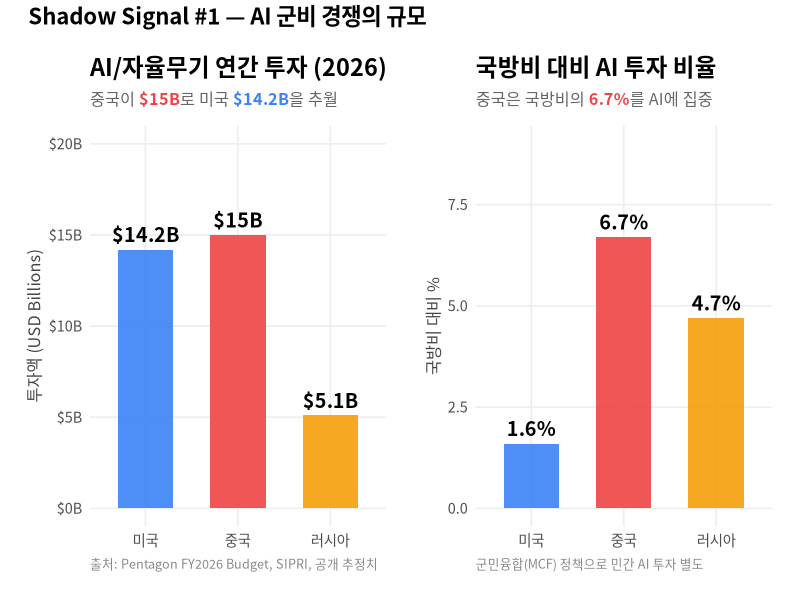
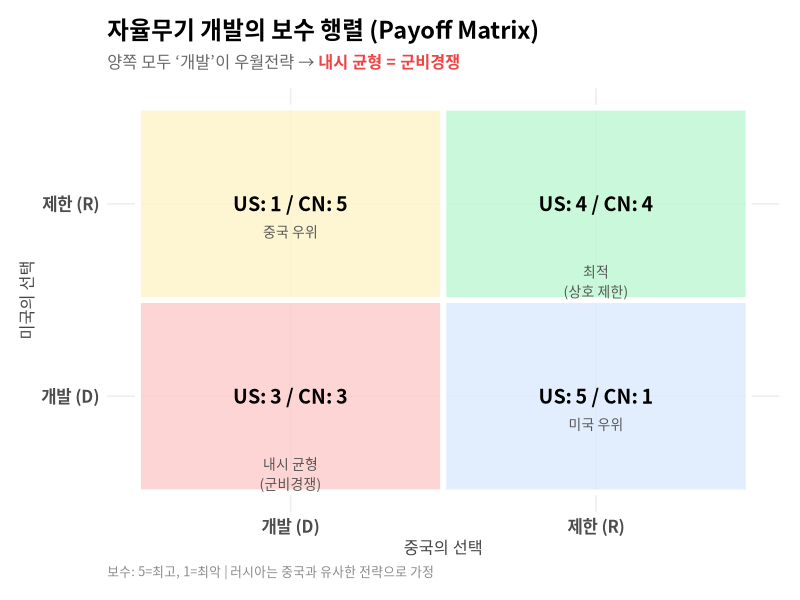
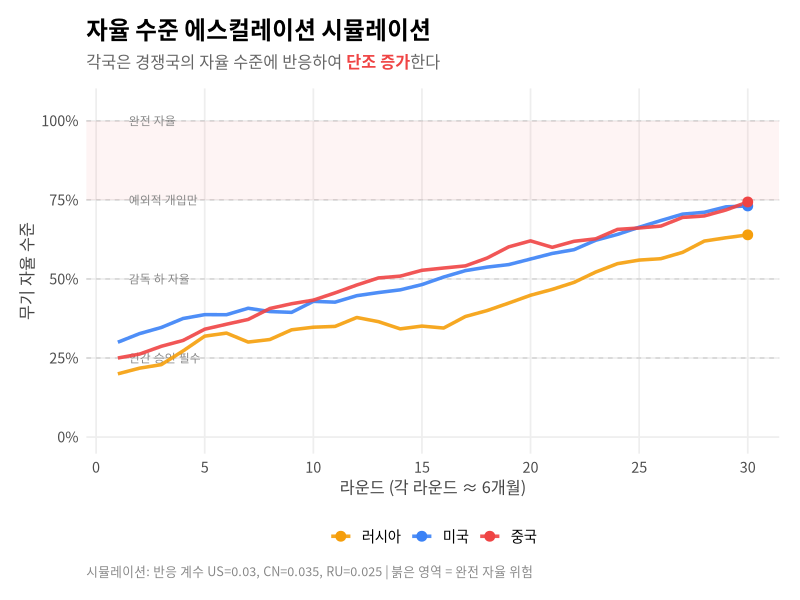
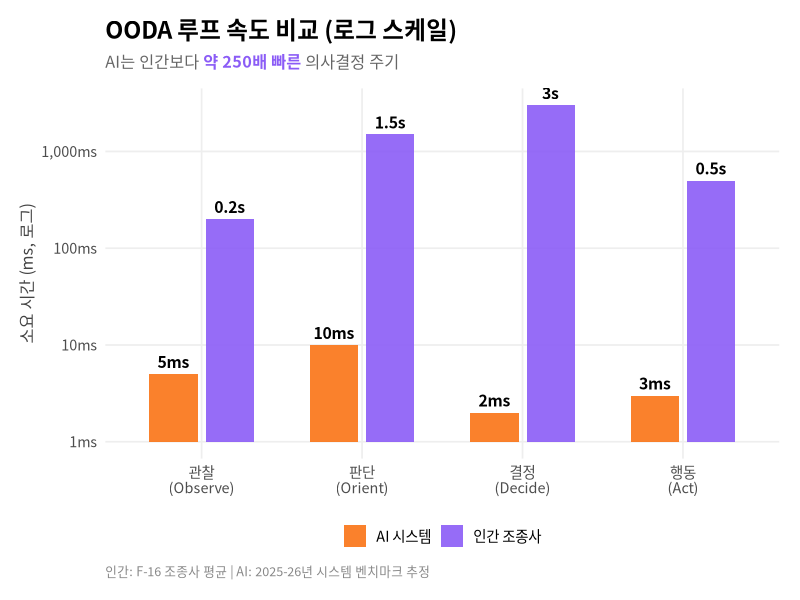
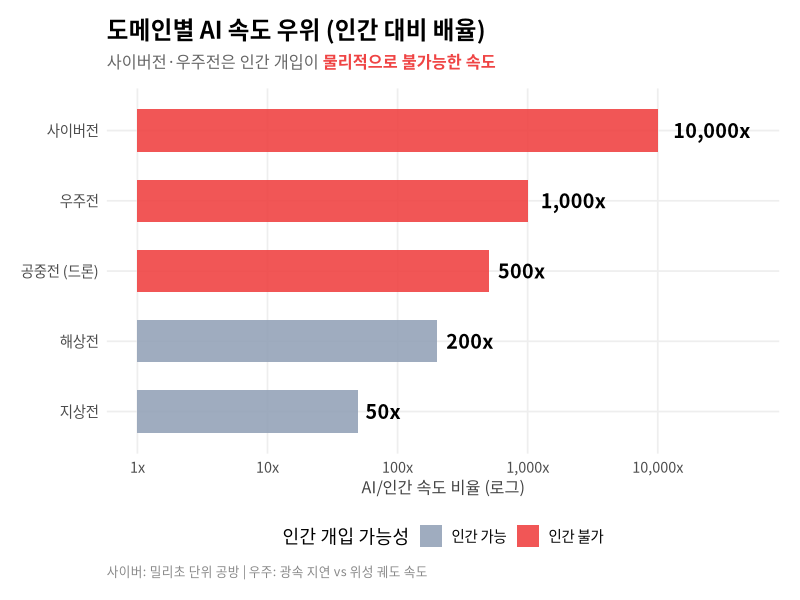
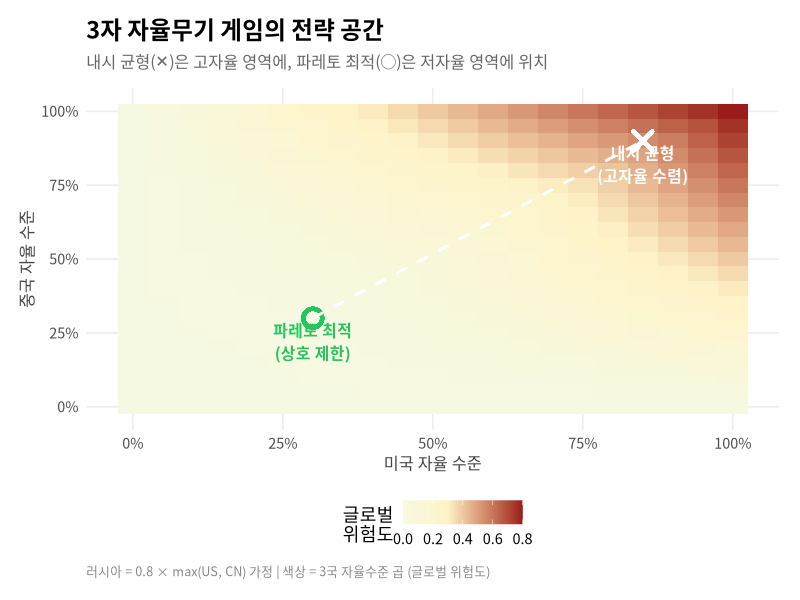
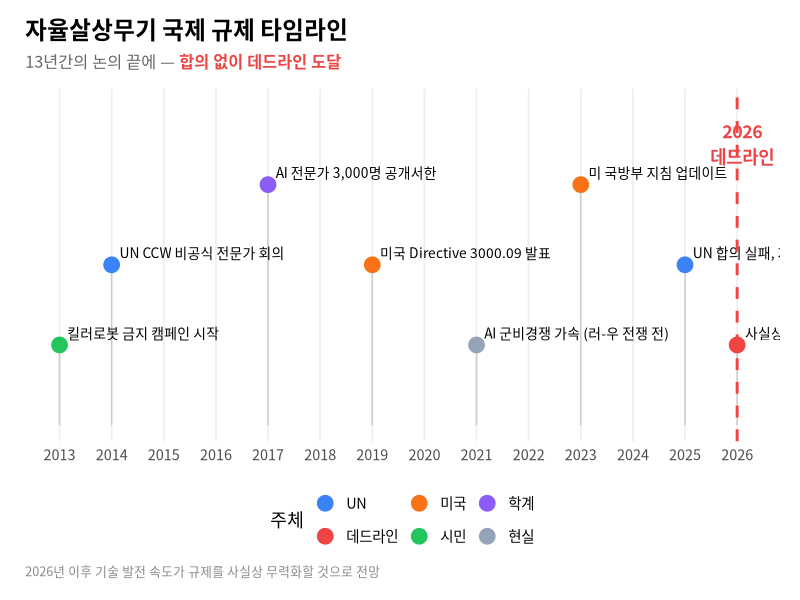
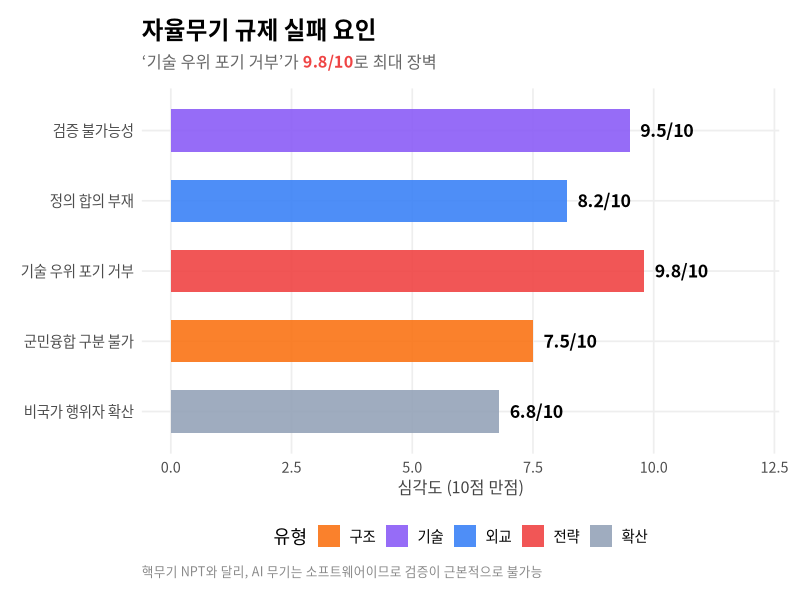

Here is the R script that generated these plots, in order:
## ---- chunk 1
library(ggplot2)
library(dplyr)
library(tidyr)
library(patchwork)
library(scales)
library(knitr)
library(kableExtra)
library(ggtext)

theme_shadow <- function(base_size = 13) {
  theme_minimal(base_size = base_size, base_family = "Noto Sans CJK KR") +
    theme(
      plot.title = element_text(face = "bold", size = rel(1.3), margin = margin(b = 8)),
      plot.subtitle = element_markdown(color = "#666666", size = rel(0.9), margin = margin(b = 12)),
      panel.grid.minor = element_blank(),
      panel.grid.major = element_line(color = "#eeeeee"),
      legend.position = "bottom",
      axis.title = element_text(size = rel(0.9), color = "#444444"),
      plot.caption = element_text(color = "#888888", size = rel(0.7), hjust = 0),
      plot.margin = margin(15, 15, 15, 15)
    )
}

pal <- list(
  us = "#3b82f6", china = "#ef4444", russia = "#f59e0b",
  dark = "#1e293b", grey = "#94a3b8", green = "#22c55e",
  purple = "#8b5cf6", orange = "#f97316"
)
## ---- chunk 2
#| fig-cap: "미·중·러 AI 군사 투자 규모 (2026 회계연도)"
#| label: fig-budget

budget <- data.frame(
  country = factor(c("미국", "중국", "러시아"), levels = c("미국", "중국", "러시아")),
  total_defense = c(886, 225, 109),
  ai_autonomous = c(14.2, 15.0, 5.1),
  ai_pct = c(1.6, 6.7, 4.7)
)

p1 <- ggplot(budget, aes(x = country, y = ai_autonomous, fill = country)) +
  geom_col(width = 0.6, alpha = 0.9) +
  geom_text(aes(label = paste0("$", ai_autonomous, "B")),
            vjust = -0.5, fontface = "bold", size = 5, family = "Noto Sans CJK KR") +
  scale_fill_manual(values = c(pal$us, pal$china, pal$russia)) +
  scale_y_continuous(limits = c(0, 20), labels = dollar_format(suffix = "B")) +
  labs(title = "AI/자율무기 연간 투자 (2026)",
       subtitle = "중국이 <span style='color:#ef4444'>**$15B**</span>로 미국 <span style='color:#3b82f6'>**$14.2B**</span>을 추월",
       x = NULL, y = "투자액 (USD Billions)",
       caption = "출처: Pentagon FY2026 Budget, SIPRI, 공개 추정치") +
  theme_shadow() +
  theme(legend.position = "none")

p2 <- ggplot(budget, aes(x = country, y = ai_pct, fill = country)) +
  geom_col(width = 0.6, alpha = 0.9) +
  geom_text(aes(label = paste0(ai_pct, "%")),
            vjust = -0.5, fontface = "bold", size = 5, family = "Noto Sans CJK KR") +
  scale_fill_manual(values = c(pal$us, pal$china, pal$russia)) +
  scale_y_continuous(limits = c(0, 9)) +
  labs(title = "국방비 대비 AI 투자 비율",
       subtitle = "중국은 국방비의 <span style='color:#ef4444'>**6.7%**</span>를 AI에 집중",
       x = NULL, y = "국방비 대비 %",
       caption = "군민융합(MCF) 정책으로 민간 AI 투자 별도") +
  theme_shadow() +
  theme(legend.position = "none")

p1 + p2 + plot_annotation(
  title = "Shadow Signal #1 — AI 군비 경쟁의 규모",
  theme = theme(plot.title = element_text(face = "bold", size = 16, family = "Noto Sans CJK KR"))
)
## ---- chunk 3
#| label: tbl-weapons

weapons <- data.frame(
  국가 = c("미국", "미국", "미국", "중국", "중국", "중국", "러시아", "러시아"),
  체계 = c("Replicator 드론", "Phantom 휴머노이드", "Anduril ALTIUS",
           "九天 드론 모함", "200대 군집 드론", "RoboWolf 사족보행",
           "Lancet 자율드론", "S-70 Okhotnik"),
  유형 = c("자율 군집", "지상 로봇", "순항 무인기",
           "드론 캐리어", "군집 자율", "전투 로봇",
           "자율 공격", "스텔스 폭격"),
  자율수준 = c("감독 하 자율", "원격+자율", "반자율",
               "완전 자율", "완전 자율", "원격 조종",
               "완전 자율", "반자율"),
  상태 = c("배치 중", "우크라이나 투입", "양산",
           "시험 중", "테스트 성공", "양산 $69M 투자",
           "실전 사용 중", "시험비행")
)

kable(weapons, align = "c",
      caption = "3국 주요 자율무기 체계 (2026년 기준)") |>
  kable_styling(bootstrap_options = c("striped", "hover", "condensed"),
                full_width = TRUE, font_size = 13) |>
  row_spec(0, bold = TRUE, background = "#1e293b", color = "white") |>
  column_spec(1, bold = TRUE) |>
  row_spec(1:3, background = "#eff6ff") |>
  row_spec(4:6, background = "#fef2f2") |>
  row_spec(7:8, background = "#fffbeb")
## ---- chunk 4
#| fig-cap: "자율무기 개발의 2자 게임 보수 행렬"
#| label: fig-payoff

payoff <- expand.grid(
  US = c("개발 (D)", "제한 (R)"),
  China = c("개발 (D)", "제한 (R)")
)
payoff$US_payoff <- c(3, 1, 5, 4)
payoff$China_payoff <- c(3, 5, 1, 4)
payoff$label <- paste0("US: ", payoff$US_payoff, " / CN: ", payoff$China_payoff)
payoff$cell_type <- c("내시 균형\n(군비경쟁)", "중국 우위", "미국 우위", "최적\n(상호 제한)")

ggplot(payoff, aes(x = China, y = US)) +
  geom_tile(aes(fill = cell_type), color = "white", linewidth = 2, alpha = 0.8) +
  geom_text(aes(label = label), size = 5, fontface = "bold", family = "Noto Sans CJK KR") +
  geom_text(aes(label = cell_type), size = 3.5, vjust = 3, color = "#555555",
            family = "Noto Sans CJK KR") +
  scale_fill_manual(values = c("내시 균형\n(군비경쟁)" = "#fecaca",
                                "중국 우위" = "#fef3c7",
                                "미국 우위" = "#dbeafe",
                                "최적\n(상호 제한)" = "#bbf7d0")) +
  labs(title = "자율무기 개발의 보수 행렬 (Payoff Matrix)",
       subtitle = "양쪽 모두 '개발'이 우월전략 → <span style='color:#ef4444'>**내시 균형 = 군비경쟁**</span>",
       x = "중국의 선택", y = "미국의 선택",
       caption = "보수: 5=최고, 1=최악 | 러시아는 중국과 유사한 전략으로 가정") +
  theme_shadow() +
  theme(legend.position = "none",
        axis.text = element_text(size = 12, face = "bold"),
        panel.grid = element_blank())
## ---- chunk 5
#| fig-cap: "자율 수준 에스컬레이션 시뮬레이션 (30라운드)"
#| label: fig-escalation

set.seed(42)
rounds <- 30
n_countries <- 3

sim <- data.frame(
  round = rep(1:rounds, n_countries),
  country = rep(c("미국", "중국", "러시아"), each = rounds),
  autonomy = 0
)

us_a <- cn_a <- ru_a <- numeric(rounds)
us_a[1] <- 0.3; cn_a[1] <- 0.25; ru_a[1] <- 0.2

for (i in 2:rounds) {
  max_rival_us <- max(cn_a[i-1], ru_a[i-1])
  max_rival_cn <- max(us_a[i-1], ru_a[i-1])
  max_rival_ru <- max(us_a[i-1], cn_a[i-1])

  us_a[i] <- min(1, us_a[i-1] + 0.03 * (max_rival_us - us_a[i-1] + 0.5) + rnorm(1, 0, 0.01))
  cn_a[i] <- min(1, cn_a[i-1] + 0.035 * (max_rival_cn - cn_a[i-1] + 0.5) + rnorm(1, 0, 0.012))
  ru_a[i] <- min(1, ru_a[i-1] + 0.025 * (max_rival_ru - ru_a[i-1] + 0.4) + rnorm(1, 0, 0.015))
}

sim$autonomy[sim$country == "미국"] <- us_a
sim$autonomy[sim$country == "중국"] <- cn_a
sim$autonomy[sim$country == "러시아"] <- ru_a

labels_df <- data.frame(
  y = c(0.25, 0.5, 0.75, 1.0),
  label = c("인간 승인 필수", "감독 하 자율", "예외적 개입만", "완전 자율")
)

ggplot(sim, aes(x = round, y = autonomy, color = country)) +
  geom_hline(yintercept = c(0.25, 0.5, 0.75, 1.0),
             linetype = "dashed", color = "#cccccc", linewidth = 0.4) +
  annotate("rect", xmin = -Inf, xmax = Inf, ymin = 0.75, ymax = 1.0,
           fill = "#ef4444", alpha = 0.06) +
  annotate("text", x = 1.5, y = c(0.25, 0.5, 0.75, 1.0),
           label = c("인간 승인 필수", "감독 하 자율", "예외적 개입만", "완전 자율"),
           hjust = 0, size = 3, color = "#888888", family = "Noto Sans CJK KR") +
  geom_line(linewidth = 1.2, alpha = 0.9) +
  geom_point(data = sim |> filter(round == rounds), size = 3) +
  scale_color_manual(values = c("미국" = pal$us, "중국" = pal$china, "러시아" = pal$russia)) +
  scale_y_continuous(limits = c(0, 1.05), labels = percent_format()) +
  scale_x_continuous(breaks = seq(0, 30, 5)) +
  labs(title = "자율 수준 에스컬레이션 시뮬레이션",
       subtitle = "각국은 경쟁국의 자율 수준에 반응하여 <span style='color:#ef4444'>**단조 증가**</span>한다",
       x = "라운드 (각 라운드 ≈ 6개월)", y = "무기 자율 수준",
       color = NULL,
       caption = "시뮬레이션: 반응 계수 US=0.03, CN=0.035, RU=0.025 | 붉은 영역 = 완전 자율 위험") +
  theme_shadow()
## ---- chunk 6
#| fig-cap: "OODA 루프 속도: 인간 vs AI"
#| label: fig-ooda

ooda <- data.frame(
  단계 = factor(rep(c("관찰\n(Observe)", "판단\n(Orient)", "결정\n(Decide)", "행동\n(Act)"), 2),
               levels = c("관찰\n(Observe)", "판단\n(Orient)", "결정\n(Decide)", "행동\n(Act)")),
  주체 = rep(c("인간 조종사", "AI 시스템"), each = 4),
  시간_ms = c(200, 1500, 3000, 500,  # 인간
              5, 10, 2, 3)            # AI
)

ggplot(ooda, aes(x = 단계, y = 시간_ms, fill = 주체)) +
  geom_col(position = position_dodge(width = 0.7), width = 0.6, alpha = 0.9) +
  geom_text(aes(label = ifelse(시간_ms > 100,
                                paste0(round(시간_ms/1000, 1), "s"),
                                paste0(시간_ms, "ms"))),
            position = position_dodge(width = 0.7), vjust = -0.5,
            size = 4, fontface = "bold", family = "Noto Sans CJK KR") +
  scale_fill_manual(values = c(pal$orange, pal$purple)) +
  scale_y_log10(labels = comma_format(suffix = "ms"),
                breaks = c(1, 10, 100, 1000, 5000)) +
  labs(title = "OODA 루프 속도 비교 (로그 스케일)",
       subtitle = "AI는 인간보다 <span style='color:#8b5cf6'>**약 250배 빠른**</span> 의사결정 주기",
       x = NULL, y = "소요 시간 (ms, 로그)",
       fill = NULL,
       caption = "인간: F-16 조종사 평균 | AI: 2025-26년 시스템 벤치마크 추정") +
  theme_shadow()
## ---- chunk 7
#| fig-cap: "전투 도메인별 인간 대비 AI 의사결정 속도 배율"
#| label: fig-speed-ratio

domains <- data.frame(
  domain = factor(c("사이버전", "공중전 (드론)", "해상전", "지상전", "우주전"),
                  levels = c("사이버전", "공중전 (드론)", "해상전", "지상전", "우주전")),
  ratio = c(10000, 500, 200, 50, 1000),
  critical = c(TRUE, TRUE, FALSE, FALSE, TRUE)
)

ggplot(domains, aes(x = reorder(domain, ratio), y = ratio, fill = critical)) +
  geom_col(width = 0.6, alpha = 0.9) +
  geom_text(aes(label = paste0(comma(ratio), "x")),
            hjust = -0.2, fontface = "bold", size = 5, family = "Noto Sans CJK KR") +
  coord_flip() +
  scale_fill_manual(values = c("FALSE" = pal$grey, "TRUE" = pal$china),
                    labels = c("인간 가능", "인간 불가")) +
  scale_y_log10(limits = c(1, 50000), labels = comma_format(suffix = "x")) +
  labs(title = "도메인별 AI 속도 우위 (인간 대비 배율)",
       subtitle = "사이버전·우주전은 인간 개입이 <span style='color:#ef4444'>**물리적으로 불가능한 속도**</span>",
       x = NULL, y = "AI/인간 속도 비율 (로그)",
       fill = "인간 개입 가능성",
       caption = "사이버: 밀리초 단위 공방 | 우주: 광속 지연 vs 위성 궤도 속도") +
  theme_shadow()
## ---- chunk 8
#| fig-cap: "3자 게임 전략 공간에서의 내시 균형 탐색"
#| label: fig-nash-3player

grid <- expand.grid(
  us = seq(0, 1, 0.05),
  cn = seq(0, 1, 0.05)
)

grid$ru <- pmin(1, 0.8 * pmax(grid$us, grid$cn))

payoff_fn <- function(my_a, rival_max, cost_factor = 0.3) {
  advantage <- my_a - rival_max
  benefit <- 2 * plogis(5 * advantage)
  cost <- cost_factor * my_a^2
  benefit - cost
}

grid$us_payoff <- payoff_fn(grid$us, pmax(grid$cn, grid$ru))
grid$cn_payoff <- payoff_fn(grid$cn, pmax(grid$us, grid$ru), cost_factor = 0.25)

grid$total_risk <- grid$us * grid$cn * grid$ru

ggplot(grid, aes(x = us, y = cn, fill = total_risk)) +
  geom_tile() +
  scale_fill_gradient2(low = "#f0fdf4", mid = "#fef3c7", high = "#991b1b",
                       midpoint = 0.3, name = "글로벌\n위험도") +
  geom_point(aes(x = 0.85, y = 0.9), shape = 4, size = 5,
             stroke = 2, color = "white") +
  annotate("text", x = 0.85, y = 0.82, label = "내시 균형\n(고자율 수렴)",
           color = "white", fontface = "bold", size = 4, family = "Noto Sans CJK KR") +
  geom_point(aes(x = 0.3, y = 0.3), shape = 1, size = 5,
             stroke = 2, color = "#22c55e") +
  annotate("text", x = 0.3, y = 0.22, label = "파레토 최적\n(상호 제한)",
           color = "#22c55e", fontface = "bold", size = 4, family = "Noto Sans CJK KR") +
  annotate("segment", x = 0.3, y = 0.3, xend = 0.85, yend = 0.9,
           arrow = arrow(length = unit(0.3, "cm")),
           color = "white", linewidth = 1, linetype = "dashed") +
  scale_x_continuous(labels = percent_format()) +
  scale_y_continuous(labels = percent_format()) +
  labs(title = "3자 자율무기 게임의 전략 공간",
       subtitle = "내시 균형(✕)은 고자율 영역에, 파레토 최적(○)은 저자율 영역에 위치",
       x = "미국 자율 수준", y = "중국 자율 수준",
       caption = "러시아 = 0.8 × max(US, CN) 가정 | 색상 = 3국 자율수준 곱 (글로벌 위험도)") +
  theme_shadow() +
  theme(panel.grid = element_blank())
## ---- chunk 9
#| label: tbl-equilibrium

eq_table <- data.frame(
  항목 = c("내시 균형", "파레토 최적", "현재 추정 위치"),
  미국 = c("85%", "30%", "55%"),
  중국 = c("90%", "30%", "50%"),
  러시아 = c("72%", "24%", "45%"),
  글로벌위험 = c("극높음", "낮음", "중간"),
  인간역할 = c("예외적 개입만", "승인 필수", "감독 하 자율")
)

kable(eq_table, align = "c",
      caption = "내시 균형 vs 파레토 최적 vs 현재 위치") |>
  kable_styling(bootstrap_options = c("striped", "hover"),
                full_width = TRUE, font_size = 13) |>
  row_spec(0, bold = TRUE, background = "#1e293b", color = "white") |>
  row_spec(1, background = "#fecaca") |>
  row_spec(2, background = "#bbf7d0") |>
  row_spec(3, background = "#fef3c7")
## ---- chunk 10
#| fig-cap: "자율무기 규제 타임라인 (2013-2026)"
#| label: fig-timeline

events <- data.frame(
  year = c(2013, 2014, 2017, 2019, 2021, 2023, 2025, 2026),
  event = c("킬러로봇 금지 캠페인 시작",
            "UN CCW 비공식 전문가 회의",
            "AI 전문가 3,000명 공개서한",
            "미국 Directive 3000.09 발표",
            "AI 군비경쟁 가속 (러-우 전쟁 전)",
            "미 국방부 지침 업데이트",
            "UN 합의 실패, 자발적 가이드라인만",
            "사실상 규제 데드라인"),
  y_pos = c(1, 2, 3, 2, 1, 3, 2, 1),
  type = c("시민", "UN", "학계", "미국", "현실", "미국", "UN", "데드라인")
)

ggplot(events, aes(x = year, y = y_pos)) +
  geom_segment(aes(xend = year, yend = 0), color = "#cccccc", linewidth = 0.5) +
  geom_point(aes(color = type), size = 5) +
  geom_text(aes(label = event), hjust = 0, nudge_x = 0.15, nudge_y = 0.15,
            size = 3.5, family = "Noto Sans CJK KR", lineheight = 0.9) +
  geom_vline(xintercept = 2026, linetype = "dashed", color = pal$china, linewidth = 1) +
  annotate("text", x = 2026.1, y = 3.5, label = "2026\n데드라인",
           color = pal$china, fontface = "bold", size = 4.5, family = "Noto Sans CJK KR") +
  scale_color_manual(values = c("시민" = pal$green, "UN" = pal$us,
                                "학계" = pal$purple, "미국" = pal$orange,
                                "현실" = pal$grey, "데드라인" = pal$china)) +
  scale_x_continuous(breaks = seq(2013, 2026, 1)) +
  scale_y_continuous(limits = c(0, 4)) +
  labs(title = "자율살상무기 국제 규제 타임라인",
       subtitle = "13년간의 논의 끝에 — <span style='color:#ef4444'>**합의 없이 데드라인 도달**</span>",
       x = NULL, y = NULL, color = "주체",
       caption = "2026년 이후 기술 발전 속도가 규제를 사실상 무력화할 것으로 전망") +
  theme_shadow() +
  theme(axis.text.y = element_blank(),
        panel.grid.major.y = element_blank())
## ---- chunk 11
#| fig-cap: "규제 합의 실패의 게임이론적 구조"
#| label: fig-regulation-failure

barriers <- data.frame(
  factor = factor(c("검증 불가능성", "정의 합의 부재", "기술 우위 포기 거부",
                     "군민융합 구분 불가", "비국가 행위자 확산"),
                  levels = rev(c("검증 불가능성", "정의 합의 부재", "기술 우위 포기 거부",
                                  "군민융합 구분 불가", "비국가 행위자 확산"))),
  severity = c(9.5, 8.2, 9.8, 7.5, 6.8),
  type = c("기술", "외교", "전략", "구조", "확산")
)

ggplot(barriers, aes(x = severity, y = factor, fill = type)) +
  geom_col(width = 0.6, alpha = 0.9) +
  geom_text(aes(label = paste0(severity, "/10")),
            hjust = -0.2, fontface = "bold", size = 4.5, family = "Noto Sans CJK KR") +
  scale_fill_manual(values = c("기술" = pal$purple, "외교" = pal$us,
                                "전략" = pal$china, "구조" = pal$orange,
                                "확산" = pal$grey)) +
  scale_x_continuous(limits = c(0, 12)) +
  labs(title = "자율무기 규제 실패 요인",
       subtitle = "'기술 우위 포기 거부'가 <span style='color:#ef4444'>**9.8/10**</span>로 최대 장벽",
       x = "심각도 (10점 만점)", y = NULL,
       fill = "유형",
       caption = "핵무기 NPT와 달리, AI 무기는 소프트웨어이므로 검증이 근본적으로 불가능") +
  theme_shadow()
## ---- chunk 12
#| fig-cap: "자율살상무기 경쟁의 세 가지 시나리오"
#| label: fig-scenarios

scenarios <- data.frame(
  scenario = factor(c("시나리오 1:\n내시 균형\n(현 경로)", "시나리오 2:\n협조 균형\n(낮은 확률)", "시나리오 3:\n비대칭 우위\n(불안정)"),
                    levels = c("시나리오 1:\n내시 균형\n(현 경로)", "시나리오 2:\n협조 균형\n(낮은 확률)", "시나리오 3:\n비대칭 우위\n(불안정)")),
  probability = c(65, 15, 20),
  human_role = c(15, 80, 40),
  risk = c(85, 20, 70)
)

p_prob <- ggplot(scenarios, aes(x = scenario, y = probability, fill = scenario)) +
  geom_col(width = 0.6, alpha = 0.9) +
  geom_text(aes(label = paste0(probability, "%")),
            vjust = -0.5, fontface = "bold", size = 5, family = "Noto Sans CJK KR") +
  scale_fill_manual(values = c(pal$china, pal$green, pal$orange)) +
  scale_y_continuous(limits = c(0, 80)) +
  labs(title = "시나리오 발생 확률", y = "%", x = NULL) +
  theme_shadow() + theme(legend.position = "none")

p_human <- ggplot(scenarios, aes(x = scenario, y = human_role, fill = scenario)) +
  geom_col(width = 0.6, alpha = 0.9) +
  geom_text(aes(label = paste0(human_role, "%")),
            vjust = -0.5, fontface = "bold", size = 5, family = "Noto Sans CJK KR") +
  scale_fill_manual(values = c(pal$china, pal$green, pal$orange)) +
  scale_y_continuous(limits = c(0, 100)) +
  labs(title = "인간 결정 비중", y = "%", x = NULL) +
  theme_shadow() + theme(legend.position = "none")

p_prob + p_human + plot_annotation(
  title = "게임이론이 예측하는 자율무기의 미래",
  subtitle = "가장 가능성 높은 경로: 인간 결정 비중 15%까지 축소",
  theme = theme(plot.title = element_text(face = "bold", size = 16, family = "Noto Sans CJK KR"),
                plot.subtitle = element_text(color = "#666666", size = 12, family = "Noto Sans CJK KR"))
)
